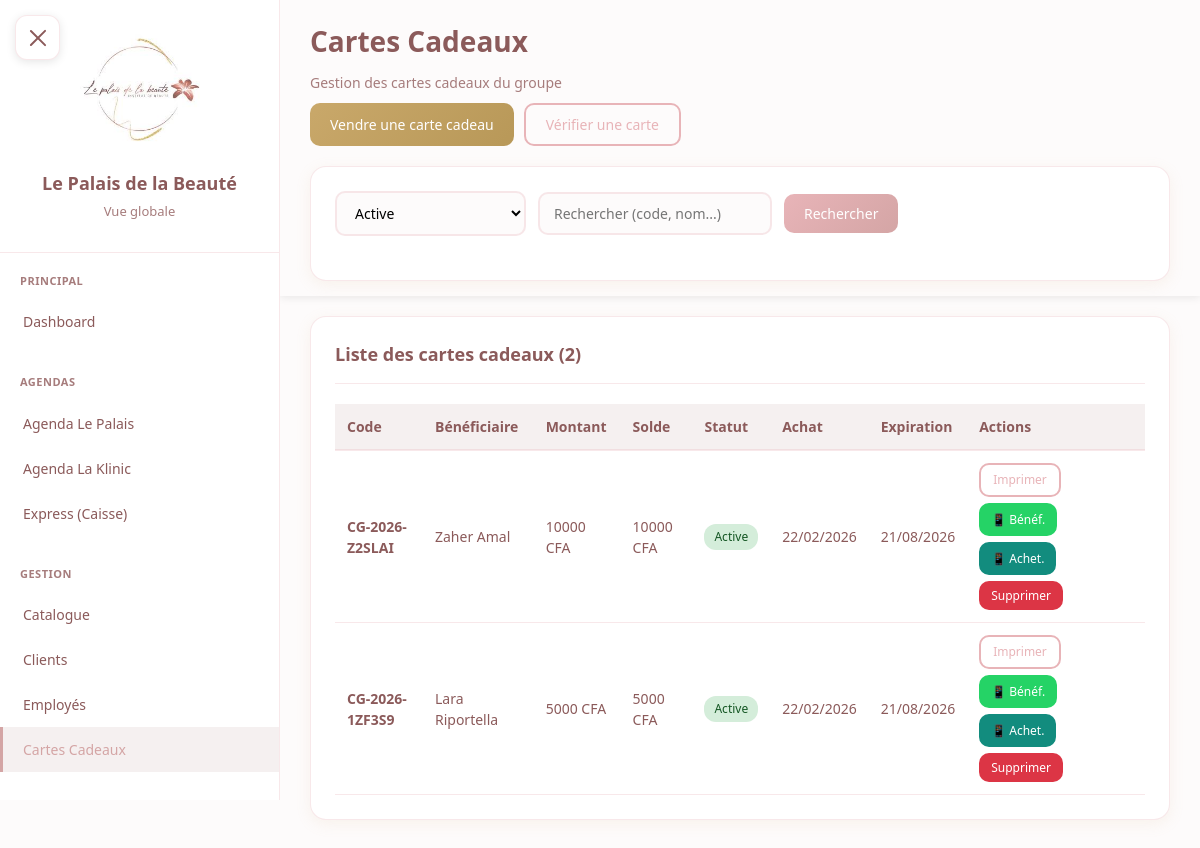
Before: /cartes-cadeaux/ (signed in) with the older database file.
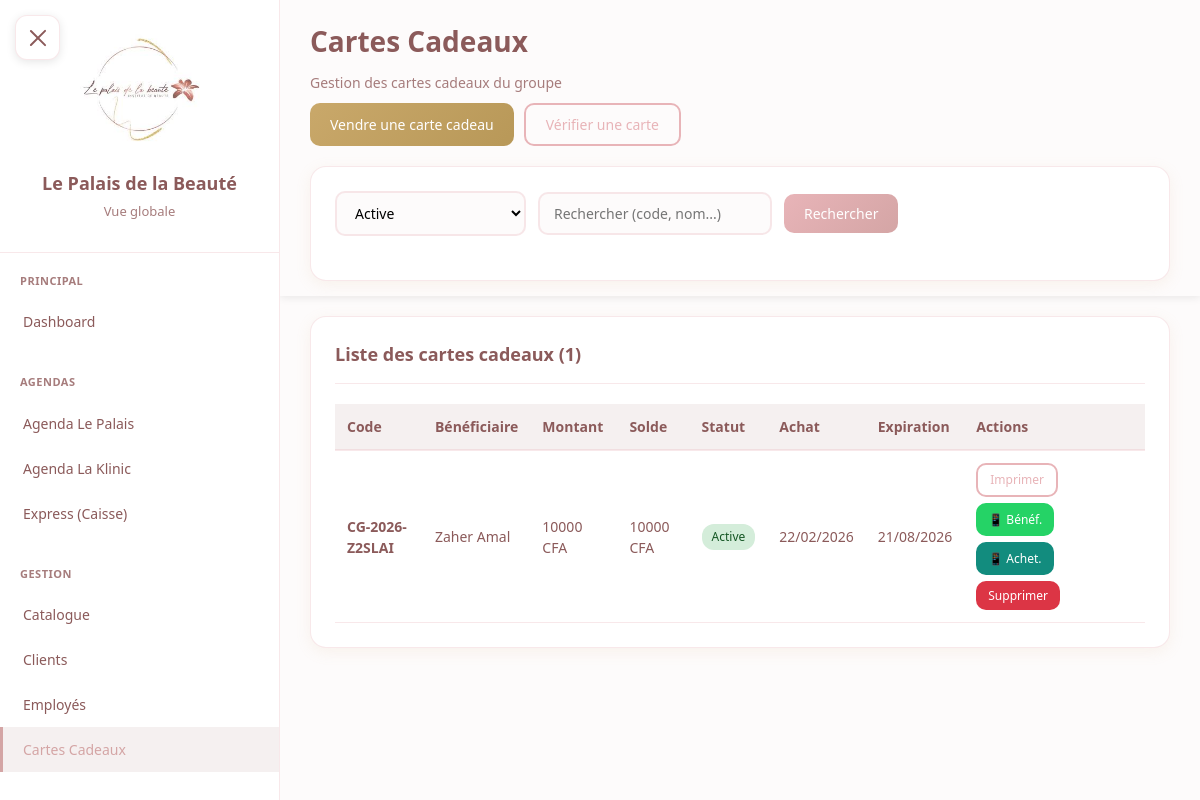
After: the same page with the newer database file.
### core/models.py (models this page shows, shortened)
class CarteCadeau(models.Model):
    STATUT_CHOICES = [
        ('active', 'Active'),
        ('expiree', 'Expirée'),
        ('soldee', 'Soldée'),
        ('annulee', 'Annulée'),
        ('supprimee', 'Supprimée'),
    ]
    code = models.CharField(max_length=20, unique=True, editable=False)
    acheteur = models.ForeignKey(
        'Client',
        on_delete=models.PROTECT,
        related_name='cartes_achetees',
    )
    beneficiaire = models.ForeignKey(
        'Client',
        on_delete=models.PROTECT,
        related_name='cartes_recues',
    )
    montant_initial = models.IntegerField(
        validators=[MinValueValidator(0)]
    )
    solde = models.IntegerField(
        validators=[MinValueValidator(0)]
    )
    institut_achat = models.ForeignKey(
        'Institut',
        on_delete=models.PROTECT,
        related_name='cartes_vendues',
    )
    statut = models.CharField(max_length=20, choices=STATUT_CHOICES, default='active')
    date_achat = models.DateTimeField(auto_now_add=True)
    date_expiration = models.DateTimeField(null=True, blank=True, help_text="Date d'expiration (6 mois après l'achat)")
    date_derniere_utilisation = models.DateTimeField(null=True, blank=True)
    mode_paiement_achat = models.CharField(
        max_length=20,
        choices=[
            ('especes', 'Espèces'),
            ('carte', 'Carte bancaire'),
            ('cheque', 'Chèque'),
            ('om', 'Orange Money'),
            ('wave', 'Wave'),
        ],
        default='especes',
    )
    montant_paiement_1 = models.IntegerField(null=True, blank=True,
        help_text="Montant payé avec le 1er moyen (= montant_initial si paiement simple)")
    moyen_paiement_2 = models.CharField(max_length=20, blank=True, null=True,
        choices=[
            ('especes', 'Espèces'),
            ('carte', 'Carte bancaire'),
            ('cheque', 'Chèque'),
            ('om', 'Orange Money'),
            ('wave', 'Wave'),
        ],
    )
    montant_paiement_2 = models.IntegerField(null=True, blank=True,
        help_text="Montant payé avec le 2ème moyen")
    vendue_par = models.ForeignKey(
        'Utilisateur',
        on_delete=models.SET_NULL,
        null=True,
        related_name='cartes_vendues',
    )
    class Meta:
        verbose_name = "Carte cadeau"
        verbose_name_plural = "Cartes cadeaux"
        ordering = ['-date_achat']
    @property
    def est_expiree(self):
        if self.date_expiration:
            return timezone.now() > self.date_expiration
        if self.date_achat:
            return timezone.now() > (self.date_achat + timedelta(days=180))
        return False
    @property
    def jours_restants(self):
        if self.date_expiration:
            delta = self.date_expiration - timezone.now()
            return max(0, delta.days)
        return 0
    @classmethod
    def marquer_cartes_expirees(cls):
        now = timezone.now()
        cls.objects.filter(
            statut='active',
            date_expiration__lt=now
        ).update(statut='expiree')
        cls.objects.filter(
            statut='active',
            date_expiration__isnull=True,
            date_achat__lt=now - timedelta(days=180)
        ).update(statut='expiree')

class Client(models.Model):
    SEXE_CHOICES = [
        ('F', 'Femme'),
        ('H', 'Homme'),
    ]
    nom = models.CharField(max_length=100)
    prenom = models.CharField(max_length=100)
    telephone = models.CharField(max_length=20, unique=True)
    email = models.EmailField(blank=True, null=True)
    sexe = models.CharField(max_length=1, choices=SEXE_CHOICES, default='F')
    date_naissance = models.DateField(blank=True, null=True)
    date_creation = models.DateTimeField(auto_now_add=True)
    notes = models.TextField(blank=True, null=True)  # Observations / notes libres
    actif = models.BooleanField(default=True)
    class Meta:
        verbose_name = "Client"
        verbose_name_plural = "Clients"
        ordering = ['nom', 'prenom']
    def get_full_name(self):
        return f"{self.prenom} {self.nom}"

### core/views.py (the view, shortened to what this page needs)
# urls.py: path('cartes-cadeaux/', views.cartes_cadeaux_list, name='cartes_cadeaux_list'),
@login_required
def cartes_cadeaux_list(request):
    CarteCadeau.marquer_cartes_expirees()
    cartes = CarteCadeau.objects.select_related(
        'acheteur', 'beneficiaire', 'institut_achat'
    ).all()
    statut = request.GET.get('statut', 'active')
    if statut:
        if statut == 'annulee':
            cartes = cartes.filter(statut__in=['annulee', 'supprimee'])
        elif statut == 'toutes':
            pass
        else:
            cartes = cartes.filter(statut=statut)
    search = request.GET.get('search', '')
    instituts = Institut.objects.all()
    paginator = Paginator(cartes, 30)
    page_number = request.GET.get('page')
    page_obj = paginator.get_page(page_number)
    return render(request, 'cartes_cadeaux/liste.html', {
        'cartes': page_obj,
        'page_obj': page_obj,
        'search': search,
        'statut_filtre': statut,
        'instituts': instituts,
    })

### core/models.py (called while the page is built)
    def is_patron(self):
        return self.role == 'patron'

### templates/cartes_cadeaux/liste.html (shortened to what the changed rows need)
{% extends "base.html" %}
{% block content %}
<div class="sticky-header">
    <div class="content-header" style="margin-bottom: 10px;">
        <h1 class="page-title">Cartes Cadeaux</h1>
    </div>
</div>
<div class="card">
    <div class="card-header">
        <h2 class="card-title">Liste des cartes cadeaux ({{ page_obj.paginator.count }})</h2>
    </div>
    <table>
        <thead>
            <tr>
                <th>Code</th>
                <th>Bénéficiaire</th>
                <th>Montant</th>
                <th>Solde</th>
                <th>Statut</th>
                <th>Achat</th>
                <th>Expiration</th>
                <th>Actions</th>
            </tr>
        </thead>
        <tbody>
            {% for carte in cartes %}
            <tr>
                <td><strong>{{ carte.code }}</strong></td>
                <td>{{ carte.beneficiaire.get_full_name }}</td>
                <td>{{ carte.montant_initial|floatformat:0 }} CFA</td>
                <td>{{ carte.solde|floatformat:0 }} CFA</td>
                <td>
                    <span class="badge badge-{{ carte.statut }}">
                        {{ carte.get_statut_display }}
                    </span>
                </td>
                <td>{{ carte.date_achat|date:"d/m/Y" }}</td>
                <td>
                    {% if carte.date_expiration %}
                        {% if carte.est_expiree %}
                            <span style="color: #dc3545; font-weight: 600;">Expirée</span>
                        {% elif carte.jours_restants <= 30 %}
                            <span style="color: #ffc107; font-weight: 600;">{{ carte.date_expiration|date:"d/m/Y" }}</span>
                            <br><small style="color: #ffc107;">({{ carte.jours_restants }}j restants)</small>
                        {% else %}
                            {{ carte.date_expiration|date:"d/m/Y" }}
                        {% endif %}
                    {% else %}
                        -
                    {% endif %}
                </td>
                <td>
                    <div style="display: flex; gap: 6px; flex-wrap: wrap;">
                        <a href="{% url 'core:imprimer_carte_cadeau' carte_id=carte.id %}" target="_blank" class="btn btn-outline" style="padding: 6px 12px; font-size: 12px;">Imprimer</a>
                        {% if carte.statut == 'active' %}
                        <button onclick="envoyerWhatsAppCarte({{ carte.id }}, 'beneficiaire')" class="btn btn-outline" style="padding: 6px 10px; font-size: 12px; background: #25D366; color: white; border-color: #25D366;" title="WhatsApp bénéficiaire">📱 Bénéf.</button>
                        <button onclick="envoyerWhatsAppCarte({{ carte.id }}, 'acheteur')" class="btn btn-outline" style="padding: 6px 10px; font-size: 12px; background: #128C7E; color: white; border-color: #128C7E;" title="WhatsApp acheteur">📱 Achet.</button>
                        {% endif %}
                        {% if request.user.utilisateur.is_patron %}
                        <button onclick="ouvrirModalSupprimerCarte({{ carte.id }}, '{{ carte.code }}', {{ carte.utilisations.count }})" class="btn btn-danger" style="padding: 6px 12px; font-size: 12px;">Supprimer</button>
                        {% endif %}
                    </div>
                </td>
            </tr>
            {% empty %}
            <tr>
                <td colspan="8" style="text-align: center; padding: 30px; color: var(--text-light);">
                    Aucune carte cadeau trouvée
                </td>
            </tr>
            {% endfor %}
        </tbody>
    </table>
</div>
{% endblock %}

Changed rows visible on the page:
no longer on this page (row edited): CarteCadeau: code "CG-2026-1ZF3S9", beneficiaire.get_full_name "Lara Riportella", montant_initial "5000", solde "5000", statut "Active", date_achat "22/02/2026", date_expiration "21/08/2026"
Other visible differences:
{{ page_obj.paginator.count }}: "2" → "1"
